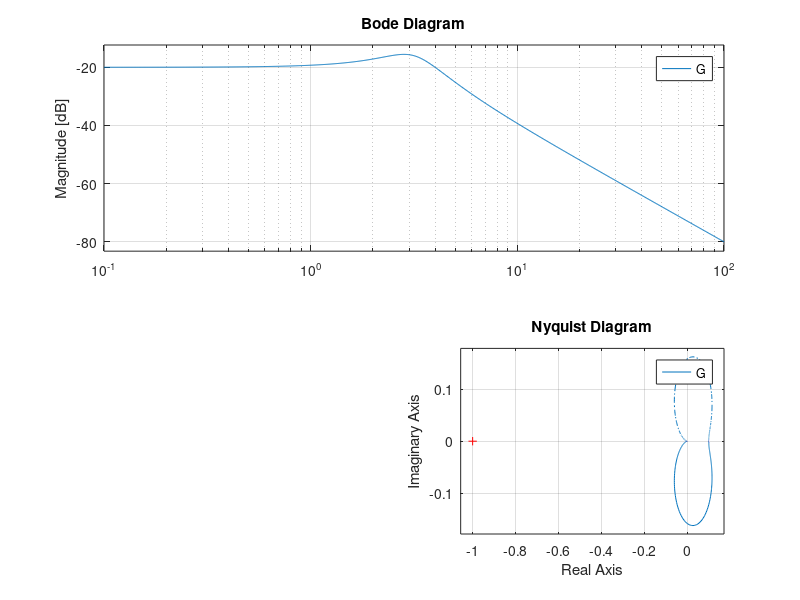

Reproduce this figure in MATLAB. (Note: this script raises an error after producing the figure.)
%% {{NAME}} — Control System Design Template
% 自动生成 by ml template control
% 日期: {{DATE}}

clear; clc; close all;

%% 1. System definition
% Transfer function or state-space model
s = tf('s');
G = 1 / (s^2 + 2*s + 10);  % Example system

% State-space
[A, B, C, D] = tf2ss([1], [1 2 10]);
sys_ss = ss(A, B, C, D);

fprintf('System Analysis:\n');
fprintf('  Poles: '); disp(pole(G));
fprintf('  Zeros: '); disp(zero(G));

%% 2. Open-loop analysis
figure('Name', 'Open-Loop Analysis', 'Position', [100 100 1000 600]);

subplot(2, 2, 1);
step(G); title('Step Response'); grid on;

subplot(2, 2, 2);
impulse(G); title('Impulse Response'); grid on;

subplot(2, 2, 3);
bode(G); grid on;

subplot(2, 2, 4);
nyquist(G); grid on;

saveas(gcf, 'open_loop_analysis.png'); close(gcf);

%% 3. Controller design
% PID control
[C, info] = pidtune(G, 'PIDF');
fprintf('\nPID Controller:\n');
fprintf('  Kp = %.4f, Ki = %.4f, Kd = %.4f, N = %.4f\n', ...
    C.Kp, C.Ki, C.Kd, C.Tf);

% Closed-loop
sys_cl = feedback(C * G, 1);

figure('Name', 'Closed-Loop Analysis', 'Position', [100 100 1000 600]);

subplot(2, 2, 1);
step(sys_cl); title('Closed-Loop Step'); hold on;
stepinfo_cl = stepinfo(sys_cl);
grid on;

subplot(2, 2, 2);
margin(C * G); grid on;

subplot(2, 2, 3);
% Disturbance rejection
G_d = feedback(G, C);
step(G_d); title('Disturbance Response'); grid on;

subplot(2, 2, 4);
% Sensitivity
S = feedback(1, C * G);
bodemag(S, G_d); grid on; legend('Sensitivity', 'Disturbance');

saveas(gcf, 'closed_loop_analysis.png'); close(gcf);

fprintf('\nPerformance:\n');
fprintf('  Rise Time:  %.3f s\n', stepinfo_cl.RiseTime);
fprintf('  Overshoot:  %.1f%%\n', stepinfo_cl.Overshoot);
fprintf('  Settling:   %.3f s\n', stepinfo_cl.SettlingTime);
fprintf('  GM: %.1f dB, PM: %.1f deg\n', info.GM, info.PM);

%% 4. LQR design
Q = diag([10, 0.1, 1, 0.1]);
R = 1;
K = lqr(sys_ss, Q, R);
fprintf('\nLQR Gain: '); disp(K);

fprintf('\nDesign complete.\n');
